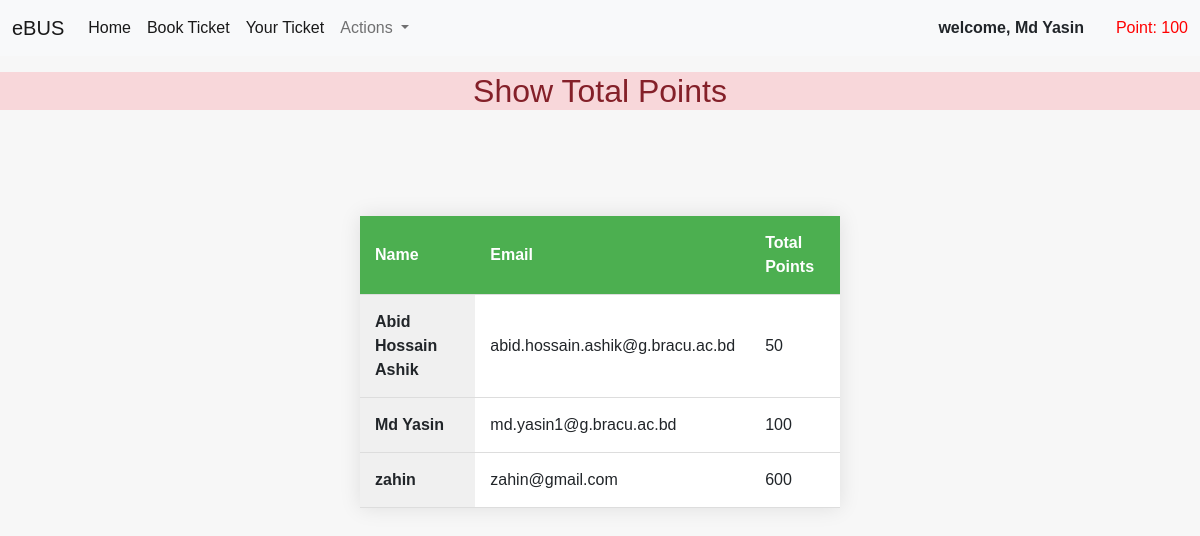
Screenshot of /showpoints/U2 with the database file from the repository.
### user/models.py (models this page shows)
class User(models.Model):
    user_id = models.CharField(max_length=10, primary_key=True, default="#1")
    name = models.CharField(max_length=100, unique=True)
    email = models.EmailField(max_length=100, unique=True)
    date_joined = models.DateField(auto_now_add=True)
    point = models.IntegerField(default=100)
    password = models.CharField(max_length=100)
    active = models.BooleanField(default=False)

### homepage/views.py (the view)
# urls.py: path('showpoints/<id>', showpoints, name="showpoints"),
def showpoints(request,id):
    user = User.objects.filter(user_id=id).first()
    fetchdata=User.objects.all()
    print(fetchdata)
    return render(request, 'homepage/showpoints.html',{'user':user,'fetchdata':fetchdata})

### homepage/templates/homepage/showpoints.html (shortened to what this page needs)
{% extends "homepage/base.html" %}
{% load static %}
{% block content %}
{% load static %}
        {% if fetchdata %}
        <h2 class="text-center alert-danger"> Show Total Points </h2>
        <br ></br>
        <table class="center">
                <tr>
                    <th>Name</th>
                    <th>Email</th>
                    <th>Total Points</th>
                </tr>
            {% for i in fetchdata %}
            <tr>
                <td>{{i.name}}</td>
                <td>{{i.email}}</td>
                <td>{{i.point}}</td>
            </tr>
            {% endfor %}
            </table>
        {% else %}
            <h1> No Data </h1>
        {% endif %}
   {% endblock content %}

### homepage/templates/homepage/base.html (shortened to what this page needs)
<!DOCTYPE html>
{% load static %}
<html lang="en">
<head>
    <link href="https://cdn.jsdelivr.net/npm/bootstrap@5.0.2/dist/css/bootstrap.min.css" rel="stylesheet">
    <link rel="stylesheet" href="{% static 'homepage/nav.css' %}">
</head>
<body>
    <nav class="navbar navbar-expand-lg navbar-light bg-light">
        <div class="container-fluid">
          <a class="navbar-brand" href="#">eBUS</a>
          <div class="collapse navbar-collapse" id="navbarSupportedContent">
            <ul class="navbar-nav me-auto mb-2 mb-lg-0">
              <li class="nav-item">
                  <a class="nav-link active" aria-current="page" href="{% url 'homepage' id=user.user_id %}">Home</a>
              </li>
              <li class="nav-item">
                  <a class="nav-link active" aria-current="page" href="{% url 'buses' id=user.user_id %}">Book Ticket</a>
              </li>
              <li class="nav-item">
                <a class="nav-link active" aria-current="page" href="{% url 'ticket' id=user.user_id %}">Your Ticket</a>
            </li>
              <li class="nav-item dropdown">
                <a class="nav-link dropdown-toggle" href="#" id="navbarDropdown" role="button" data-bs-toggle="dropdown" aria-expanded="false">
                  Actions
                </a>
              </li>
            </ul>
              <div class="welcome">welcome, {{ user.name }}</div>
              <div class="points">Point: {{ user.point }}</div>
          </div>
        </div>
      </nav>
      {% block content %}{% endblock content %}
</body>
</html>

### homepage/static/homepage/nav.css (style rules this page uses)
.welcome { font-weight: 600; margin-right: 2rem; }
.points { color: red; }

### homepage/templates/homepage/showpoints.html (style rules this page uses)
body { font-family: 'Arial', sans-serif; background-color: #f7f7f7; margin: 0; padding: 0; }
table { width: 40%; margin: 50px auto; border-collapse: collapse; box-shadow: 0 0 20px rgba(0, 0, 0, 0.1); background-color: #fff; }
th, td { padding: 15px; text-align: left; border-bottom: 1px solid #ddd; }
th { background-color: #4CAF50; color: white; }
tr { transition: background-color 0.3s; }
td:first-child { background-color: #f0f0f0; font-weight: bold; }

### rows the page displays
User: name "Md Yasin", point "100", email "md.yasin1@g.bracu.ac.bd"
User: name "Abid Hossain Ashik", email "abid.hossain.ashik@g.bracu.ac.bd", point "50"
User: name "zahin", email "zahin@gmail.com", point "600"
